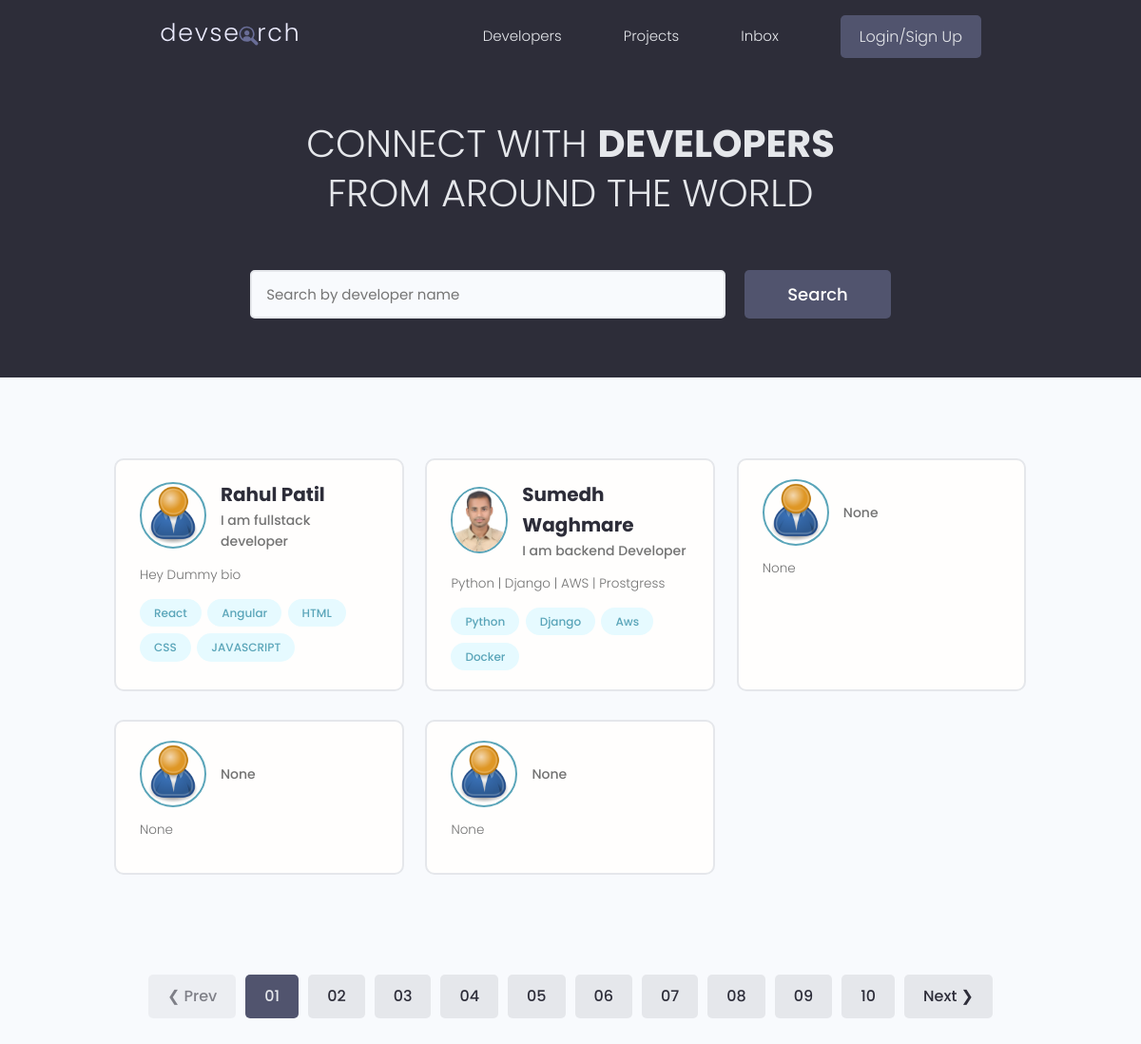
The app's page /, older data.
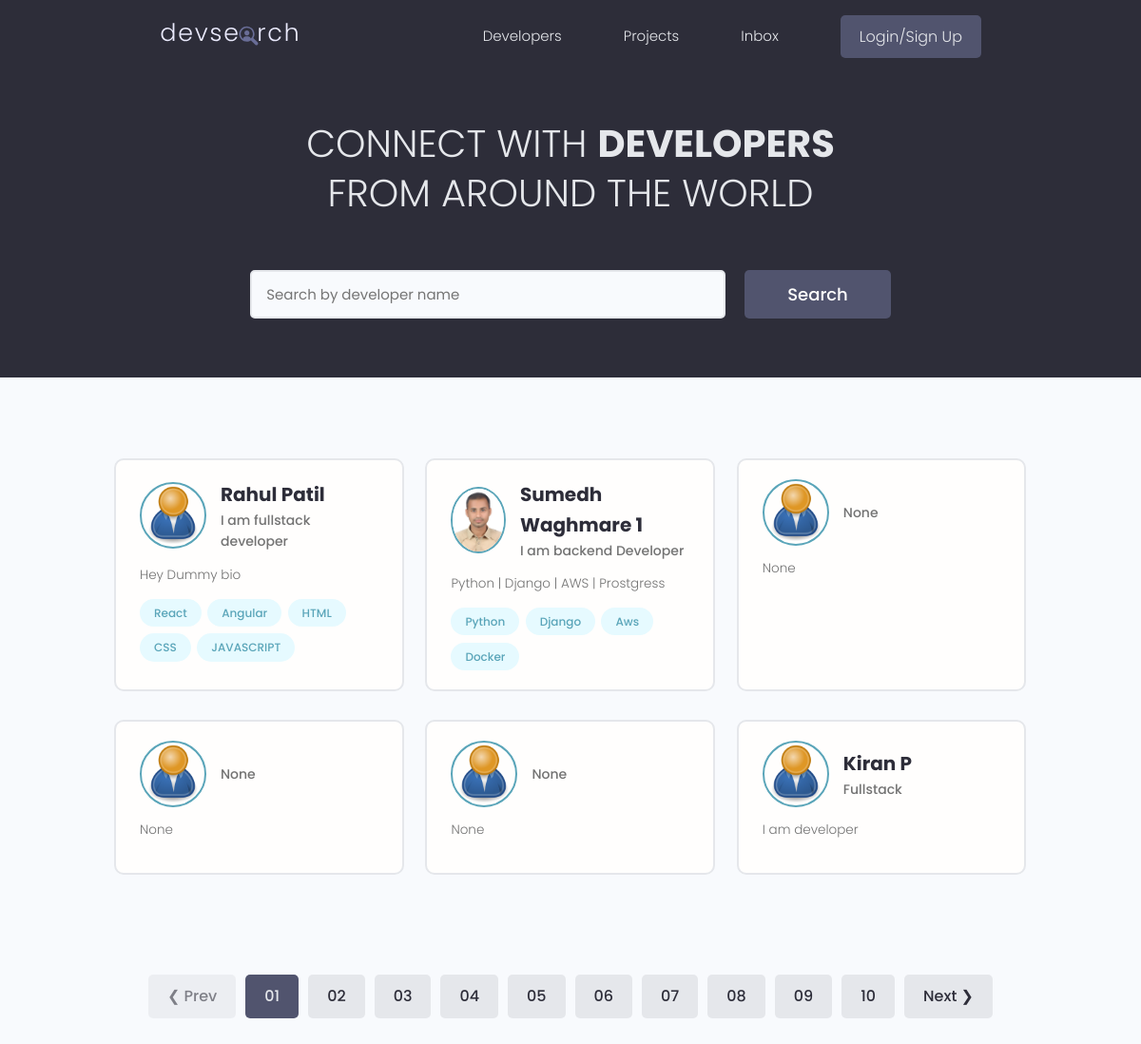
The same page, newer data.
### users/models.py (models this page shows, shortened)
class Profile(models.Model):
    user = models.OneToOneField(User, on_delete=models.CASCADE, blank=True, null=True)
    name = models.CharField(max_length=200, null=True, blank=True)
    email = models.EmailField(max_length=500, null=True, blank=True)
    username = models.CharField(max_length=200, null=True, blank=True)
    location = models.CharField(max_length=200, null=True, blank=True)
    short_intro = models.CharField(max_length=1000, null=True, blank=True)
    bio = models.TextField(null=True, blank=True)
    profile_image = models.ImageField(null=True, blank=True,
        upload_to = 'profiles/', default='profiles/user-default.png')
    social_github = models.CharField(max_length=200, null=True, blank=True)
    social_twitter = models.CharField(max_length=200, null=True, blank=True)
    social_linkedin = models.CharField(max_length=200, null=True, blank=True)
    social_youtube = models.CharField(max_length=200, null=True, blank=True)
    social_website = models.CharField(max_length=200, null=True, blank=True)
    created = models.DateField(auto_now_add=True)
    id = models.UUIDField(default=uuid.uuid4,unique=True,primary_key=True,editable=False)

class Skill(models.Model):
    owner = models.ForeignKey(Profile, on_delete=models.CASCADE, null=True, blank=True)
    name = models.CharField(max_length=200, null=True, blank=True)
    description = models.TextField(null=True, blank=True)
    created = models.DateField(auto_now_add=True)
    id = models.UUIDField(default=uuid.uuid4,unique=True,primary_key=True,editable=False)
    def __str__(self) -> str:
        return str(self.name)

### users/views.py (the view)
# urls.py: path('', views.profiles, name='profiles'),
def profiles(request):
    profiles = Profile.objects.all()
    context = {'profiles':profiles}
    return render(request,'users/profiles.html',context)

### users/templates/users/profiles.html (shortened to what this page needs)
{% extends 'main.html' %}
{% block content %}
  <main class="home">
    <section class="hero-section text-center">
      <div class="container container--narrow">
        <div class="hero-section__box">
          <h2>CONNECT WITH <span>DEVELOPERS</span></h2>
          <h2>FROM AROUND THE WORLD</h2>
        </div>
        <div class="hero-section__search">
          <form class="form" action="#" method="get">
            <div class="form__field">
              <input class="input input--text" id="formInput#search" type="text" name="text"
                placeholder="Search by developer name" />
            </div>
            <input class="btn btn--sub btn--lg" type="submit" value="Search" />
          </form>
        </div>
      </div>
    </section>
    <section class="devlist">
      <div class="container">
        <div class="grid grid--three">
          {% for profile in profiles %}
          <div class="column card">
            <div class="dev">
              <a href="{% url 'user-profile' profile.id %}" class="card__body">
                <div class="dev__profile">
                  <img class="avatar avatar--md" src="{{ profile.profile_image.url }}" alt="image" />
                  <div class="dev__meta">
                    <h3>{{profile.name}}</h3>
                    <h5>{{profile.short_intro}}</h5>
                  </div>
                </div>
                <p class="dev__info">
                 {{ profile.bio }}
                </p>
                <div class="dev__skills">
                  {% for skill in profile.skill_set.all|slice:"10" %}
                  <span class="tag tag--pill tag--main">
                    <small>{{skill}}</small>
                  </span>
                  {% endfor %}
                </div>
              </a>
            </div>
          </div>
          {% endfor %}
        </div>
      </div>
    </section>
    <div class="pagination">
      <ul class="container">
        <li><a href="#" class="btn btn--disabled">&#10094; Prev</a></li>
        <li><a href="#" class="btn btn--sub">01</a></li>
        <li><a href="#" class="btn">02</a></li>
        <li><a href="#" class="btn">03</a></li>
        <li><a href="#" class="btn">04</a></li>
        <li><a href="#" class="btn">05</a></li>
        <li><a href="#" class="btn">06</a></li>
        <li><a href="#" class="btn">07</a></li>
        <li><a href="#" class="btn">08</a></li>
        <li><a href="#" class="btn">09</a></li>
        <li><a href="#" class="btn">10</a></li>
        <li><a href="#" class="btn">Next &#10095;</a></li>
      </ul>
    </div>
  </main>
{% endblock content %}

### templates/main.html (shortened to what this page needs)
<!DOCTYPE html>
{% load static %}
<html>
    <head>
        <link rel="stylesheet" href="https://cdn.iconmonstr.com/1.3.0/css/iconmonstr-iconic-font.min.css" />
        <link rel="stylesheet" href="{% static 'uikit/styles/uikit.css' %}" />
        <link rel="stylesheet" href="{% static 'styles/app.css' %}" />
    </head>
    <body>
        {% include 'navbar.html' %}
        {% block content %}
        {% endblock content %}
    </body>
</html>

### templates/navbar.html (shortened to what this page needs)
{% load static %}
 <header class="header">
    <div class="container container--narrow">
      <a href="{% url 'profiles' %}" class="header__logo">
        <img src="{% static 'images/logo.svg' %}" alt="DevSearch Logo" />
      </a>
      <nav class="header__nav">
        <ul class="header__menu">
          <li class="header__menuItem"><a href="{% url 'profiles' %}">Developers</a></li>
          <li class="header__menuItem"><a href="{% url 'projects' %}">Projects</a></li>
          <li class="header__menuItem"><a href="inbox.html">Inbox</a></li>
          {% if request.user.is_authenticated %}
          <li class="header__menuItem"><a href="{% url 'account' %}">Account</a></li>
          <li class="header__menuItem"><a href="{% url 'logout' %}" class="btn btn--sub">Logout</a></li>
          {% else %}
          <li class="header__menuItem"><a href="{% url 'login' %}" class="btn btn--sub">Login/Sign Up</a></li>
          {% endif %}
        </ul>
      </nav>
    </div>
  </header>

### static/styles/app.css (style rules this page uses)
:root { --color-sub: #2d2d39; }
.btn--sub { background-color: var(--color-sub-light); }
.card { border: 2px solid var(--color-light); }
img { width: 100%; }
.header { position: sticky; z-index: 111; background-color: var(--color-sub); padding: 1.5rem 0; }
.header > .container { display: flex; justify-content: space-between; align-items: center; }
.header__logo > img { height: 3.8rem; }
.header__nav > ul { display: inline-flex; align-items: center; list-style: none; gap: 6.5rem; }
.header__menuItem > a { color: var(--color-light); font-weight: 300; }
.hero-section { height: 40vh; display: flex; align-items: center; background-color: var(--color-sub); }
.hero-section__box { margin-bottom: 4rem; }
.hero-section__box > h2, .hero-section__box > h2 > span { font-size: 4rem; color: var(--color-light); line-height: 1.3; text-transform: uppercase; }
.hero-section__box > h2 { font-weight: 300; }
.hero-section__box > h2 > span { font-weight: 700; }
.hero-section__search > .form { display: flex; align-items: center; justify-content: center; gap: 2rem; }
.hero-section__search > .form input.input--text { width: 50rem; }
.devlist { margin-top: 8rem; }
.devlist .grid { align-items: stretch; }
.devlist .dev .dev__profile { display: flex; align-items: center; gap: 1.5rem; }
.devlist .dev .dev__meta h3 { color: var(--color-sub); font-size: 2rem; font-weight: 700; }
.devlist .dev .dev__meta h5 { color: var(--color-text); font-size: 1.4rem; font-weight: 500; }
.devlist .dev .dev__info { margin: 1.5rem 0; font-size: 1.35rem; line-height: 1.4; text-align: justify; }
.pagination { margin-top: 8rem; margin-bottom: 10rem; }
.pagination > ul { flex-wrap: wrap; list-style: none; display: flex; align-items: center; justify-content: center; gap: 1rem; }
.pagination .btn { color: var(--color-sub); }
.pagination .btn.btn--sub { color: var(--color-light); }

### static/uikit/styles/modules/_variables.css (style rules this page uses)
:root { --color-main: #5aa5b9; --color-main-light: #e6faff; --color-sub: #3f4156; --color-sub-light: #51546e; --color-sub-lighter: #ededfd; --color-text: #737373; --color-gray: #8b8b8b; --color-light: #e5e7eb; --color-light-gray: #767676; --color-bg: #f8fafd; --color-white: #fffefd; --color-white-light: #f3f3f3; --color-success: #359e64; --color-success-bg: #def8e8; --color-error: #fc4b0b; --color-error-bg: #fff2ee; --font-base: 'Poppins', arial, helvetica, 'Segoe UI', roboto, ubuntu, sans-serif; --font-monospace: 'Fira Code', 'Courier New', courier, monospace; --font-regular: 300; --font-medium: 500; --font-bold: 700; --generic-shadow: 1px 1px 5px #00000010; --generic-transition: all 0.3s ease-in-out; }

### static/uikit/styles/modules/_base.css (style rules this page uses)
* { margin: 0; padding: 0; box-sizing: border-box; text-rendering: optimizeLegibility; color: inherit; font-size: inherit; }
html { font-size: 50%; }
@media only screen and (min-width: 480px) { html { font-size: 56.25%; } }
@media only screen and (min-width: 1200px) { html { font-size: 62.5%; } }
body { line-height: 1.6; font-weight: 400; font-size: 1.5rem; color: var(--color-text); background-color: var(--color-bg); min-height: 100vh; }

### static/uikit/styles/modules/_typography.css (style rules this page uses)
* { font-family: var(--font-base); }
h2 { font-size: 3.6rem; font-weight: var(--font-bold); }
h3 { font-size: 3.2rem; font-weight: var(--font-medium); }
h5 { font-size: 2.4rem; font-weight: var(--font-medium); }
h5, h6 { font-weight: var(--font-regular); }
p, span, strong { font-size: 1.6rem; color: var(--color-text); font-weight: var(--font-regular); }
a { padding-bottom: 2px; text-decoration: none; display: inline-block; color: var(--color-main); font-weight: var(--font-medium); }

### static/uikit/styles/modules/_utilities.css (style rules this page uses)
.container { width: 92%; max-width: 165rem; margin: 0 auto; box-sizing: border-box; }
.container--narrow { width: 92%; max-width: 120rem; }
@media screen and (min-width: 1000px) { .container { width: 90%; } }
@media screen and (min-width: 1000px) { .container--narrow { width: 85%; } }
@media screen and (min-width: 1200px) { .container { width: 80%; } }
@media screen and (min-width: 1200px) { .container--narrow { width: 72%; } }
.text-center { text-align: center; }

### static/uikit/styles/modules/_avatar.css (style rules this page uses)
.avatar { border-radius: 50%; border: 2px solid var(--color-main); object-fit: cover; }
.avatar--md { height: 7rem; width: 7rem; }

### static/uikit/styles/modules/_card.css (style rules this page uses)
.card { border-radius: 1rem; background-color: var(--color-white); border: 1.5px solid var(--color-light); width: auto; height: auto; margin-top: 0.5rem; margin-bottom: 0.5rem; overflow: hidden; }
.card__body, .card__header { padding: 2rem 2.5rem; }

Row changes from the older to the newer data that the page shows:
changed Profile "I am backend Developer": name "Sumedh Waghmare" → "Sumedh Waghmare 1"
added Profile: profile_image (placeholder picture), name "Kiran P", short_intro "Fullstack", bio "I am developer"
